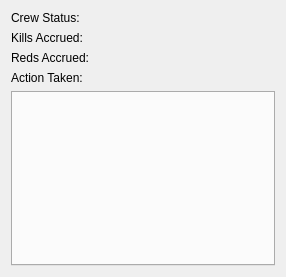
<?xml version="1.0" encoding="UTF-8"?>
<ui version="4.0">
 <class>TurnHistoryCrewTab</class>
 <widget class="QWidget" name="TurnHistoryCrewTab">
  <property name="geometry">
   <rect>
    <x>0</x>
    <y>0</y>
    <width>286</width>
    <height>277</height>
   </rect>
  </property>
  <property name="windowTitle">
   <string>Form</string>
  </property>
  <layout class="QGridLayout" name="gridLayout" columnstretch="0,1">
   <item row="2" column="1">
    <widget class="QLabel" name="kills_scored_lbl">
     <property name="text">
      <string>&lt;kills-gained-in-turn&gt;</string>
     </property>
    </widget>
   </item>
   <item row="4" column="1">
    <widget class="QLabel" name="action_taken_lbl">
     <property name="text">
      <string>&lt;action-text&gt;</string>
     </property>
    </widget>
   </item>
   <item row="3" column="1">
    <widget class="QLabel" name="reds_scored_lbl">
     <property name="text">
      <string>&lt;reds-gained-in-turn&gt;</string>
     </property>
    </widget>
   </item>
   <item row="3" column="0">
    <widget class="QLabel" name="label_4">
     <property name="text">
      <string>Reds Accrued:</string>
     </property>
    </widget>
   </item>
   <item row="1" column="1">
    <widget class="QLabel" name="crew_status_lbl">
     <property name="text">
      <string>&lt;status&gt;</string>
     </property>
    </widget>
   </item>
   <item row="2" column="0">
    <widget class="QLabel" name="label_3">
     <property name="text">
      <string>Kills Accrued:</string>
     </property>
    </widget>
   </item>
   <item row="4" column="0">
    <widget class="QLabel" name="label_5">
     <property name="text">
      <string>Action Taken:</string>
     </property>
     <property name="alignment">
      <set>Qt::AlignmentFlag::AlignLeading|Qt::AlignmentFlag::AlignLeft|Qt::AlignmentFlag::AlignTop</set>
     </property>
    </widget>
   </item>
   <item row="1" column="0">
    <widget class="QLabel" name="label">
     <property name="text">
      <string>Crew Status:</string>
     </property>
    </widget>
   </item>
   <item row="5" column="0" colspan="2">
    <widget class="QTabWidget" name="crew_guns_tab_widget"/>
   </item>
  </layout>
 </widget>
 <resources/>
 <connections/>
</ui>
